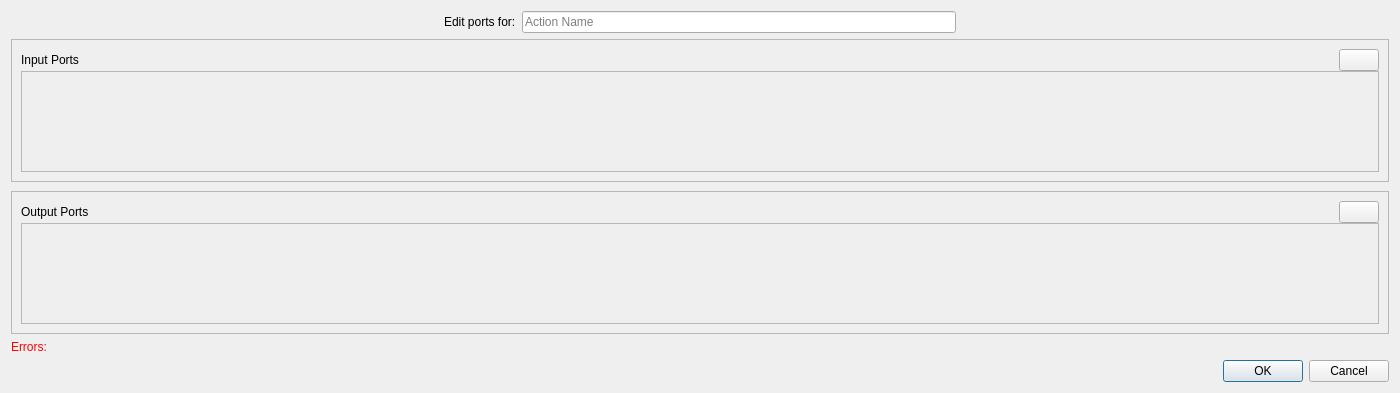
<?xml version="1.0" encoding="UTF-8"?>
<ui version="4.0">
 <class>Dialog</class>
 <widget class="QDialog" name="Dialog">
  <property name="geometry">
   <rect>
    <x>0</x>
    <y>0</y>
    <width>1400</width>
    <height>393</height>
   </rect>
  </property>
  <property name="sizePolicy">
   <sizepolicy hsizetype="MinimumExpanding" vsizetype="MinimumExpanding">
    <horstretch>0</horstretch>
    <verstretch>0</verstretch>
   </sizepolicy>
  </property>
  <property name="minimumSize">
   <size>
    <width>1400</width>
    <height>0</height>
   </size>
  </property>
  <property name="baseSize">
   <size>
    <width>800</width>
    <height>400</height>
   </size>
  </property>
  <property name="windowTitle">
   <string>Black Box Editor</string>
  </property>
  <layout class="QVBoxLayout" name="verticalLayout_3">
   <item>
    <layout class="QHBoxLayout" name="horizontalLayout_3">
     <item>
      <spacer name="horizontalSpacer_4">
       <property name="orientation">
        <enum>Qt::Horizontal</enum>
       </property>
       <property name="sizeHint" stdset="0">
        <size>
         <width>40</width>
         <height>20</height>
        </size>
       </property>
      </spacer>
     </item>
     <item>
      <widget class="QLabel" name="label_3">
       <property name="text">
        <string>Edit ports for:</string>
       </property>
      </widget>
     </item>
     <item>
      <widget class="QLineEdit" name="actionName">
       <property name="placeholderText">
        <string>Action Name</string>
       </property>
      </widget>
     </item>
     <item>
      <spacer name="horizontalSpacer_3">
       <property name="orientation">
        <enum>Qt::Horizontal</enum>
       </property>
       <property name="sizeHint" stdset="0">
        <size>
         <width>40</width>
         <height>20</height>
        </size>
       </property>
      </spacer>
     </item>
    </layout>
   </item>
   <item>
    <widget class="QFrame" name="frame_2">
     <property name="maximumSize">
      <size>
       <width>16777215</width>
       <height>1677215</height>
      </size>
     </property>
     <property name="frameShape">
      <enum>QFrame::StyledPanel</enum>
     </property>
     <property name="frameShadow">
      <enum>QFrame::Raised</enum>
     </property>
     <layout class="QVBoxLayout" name="verticalLayout">
      <property name="spacing">
       <number>0</number>
      </property>
      <item>
       <layout class="QHBoxLayout" name="horizontalLayout">
        <item>
         <widget class="QLabel" name="label">
          <property name="text">
           <string>Input Ports</string>
          </property>
         </widget>
        </item>
        <item>
         <spacer name="horizontalSpacer">
          <property name="orientation">
           <enum>Qt::Horizontal</enum>
          </property>
          <property name="sizeHint" stdset="0">
           <size>
            <width>40</width>
            <height>20</height>
           </size>
          </property>
         </spacer>
        </item>
        <item>
         <widget class="QPushButton" name="addInputPortButton">
          <property name="text">
           <string/>
          </property>
          <property name="icon">
           <iconset resource="../../../icons.qrc">
            <normaloff>:/icon/resources/icons/pastel/add.png</normaloff>:/icon/resources/icons/pastel/add.png</iconset>
          </property>
          <property name="iconSize">
           <size>
            <width>32</width>
            <height>32</height>
           </size>
          </property>
         </widget>
        </item>
       </layout>
      </item>
      <item>
       <widget class="QScrollArea" name="inputScrollArea">
        <property name="widgetResizable">
         <bool>true</bool>
        </property>
        <widget class="QWidget" name="scrollAreaWidgetContents">
         <property name="geometry">
          <rect>
           <x>0</x>
           <y>0</y>
           <width>1360</width>
           <height>73</height>
          </rect>
         </property>
        </widget>
       </widget>
      </item>
     </layout>
    </widget>
   </item>
   <item>
    <spacer name="verticalSpacer">
     <property name="orientation">
      <enum>Qt::Vertical</enum>
     </property>
     <property name="sizeType">
      <enum>QSizePolicy::Fixed</enum>
     </property>
     <property name="sizeHint" stdset="0">
      <size>
       <width>20</width>
       <height>3</height>
      </size>
     </property>
    </spacer>
   </item>
   <item>
    <widget class="QFrame" name="frame">
     <property name="maximumSize">
      <size>
       <width>16777215</width>
       <height>16777215</height>
      </size>
     </property>
     <property name="frameShape">
      <enum>QFrame::StyledPanel</enum>
     </property>
     <property name="frameShadow">
      <enum>QFrame::Sunken</enum>
     </property>
     <property name="lineWidth">
      <number>10</number>
     </property>
     <property name="midLineWidth">
      <number>20</number>
     </property>
     <layout class="QVBoxLayout" name="verticalLayout_2">
      <property name="spacing">
       <number>0</number>
      </property>
      <item>
       <layout class="QHBoxLayout" name="horizontalLayout_2">
        <item>
         <widget class="QLabel" name="label_2">
          <property name="text">
           <string>Output Ports</string>
          </property>
         </widget>
        </item>
        <item>
         <spacer name="horizontalSpacer_2">
          <property name="orientation">
           <enum>Qt::Horizontal</enum>
          </property>
          <property name="sizeHint" stdset="0">
           <size>
            <width>40</width>
            <height>20</height>
           </size>
          </property>
         </spacer>
        </item>
        <item>
         <widget class="QPushButton" name="addOutputPortButton">
          <property name="text">
           <string/>
          </property>
          <property name="icon">
           <iconset resource="../../../icons.qrc">
            <normaloff>:/icon/resources/icons/pastel/add.png</normaloff>:/icon/resources/icons/pastel/add.png</iconset>
          </property>
          <property name="iconSize">
           <size>
            <width>32</width>
            <height>32</height>
           </size>
          </property>
         </widget>
        </item>
       </layout>
      </item>
      <item>
       <widget class="QScrollArea" name="outputScrollArea">
        <property name="sizePolicy">
         <sizepolicy hsizetype="Expanding" vsizetype="Expanding">
          <horstretch>0</horstretch>
          <verstretch>0</verstretch>
         </sizepolicy>
        </property>
        <property name="minimumSize">
         <size>
          <width>0</width>
          <height>0</height>
         </size>
        </property>
        <property name="maximumSize">
         <size>
          <width>100000</width>
          <height>100000</height>
         </size>
        </property>
        <property name="widgetResizable">
         <bool>true</bool>
        </property>
        <widget class="QWidget" name="scrollAreaWidgetContents_2">
         <property name="geometry">
          <rect>
           <x>0</x>
           <y>0</y>
           <width>1360</width>
           <height>73</height>
          </rect>
         </property>
        </widget>
       </widget>
      </item>
     </layout>
    </widget>
   </item>
   <item>
    <widget class="QLabel" name="errorLabel">
     <property name="styleSheet">
      <string notr="true">color: red;</string>
     </property>
     <property name="text">
      <string>Errors:</string>
     </property>
    </widget>
   </item>
   <item>
    <widget class="QDialogButtonBox" name="buttonBox">
     <property name="orientation">
      <enum>Qt::Horizontal</enum>
     </property>
     <property name="standardButtons">
      <set>QDialogButtonBox::Cancel|QDialogButtonBox::Ok</set>
     </property>
    </widget>
   </item>
  </layout>
 </widget>
 <resources>
  <include location="../../../icons.qrc"/>
 </resources>
 <connections>
  <connection>
   <sender>buttonBox</sender>
   <signal>accepted()</signal>
   <receiver>Dialog</receiver>
   <slot>accept()</slot>
   <hints>
    <hint type="sourcelabel">
     <x>248</x>
     <y>254</y>
    </hint>
    <hint type="destinationlabel">
     <x>157</x>
     <y>274</y>
    </hint>
   </hints>
  </connection>
  <connection>
   <sender>buttonBox</sender>
   <signal>rejected()</signal>
   <receiver>Dialog</receiver>
   <slot>reject()</slot>
   <hints>
    <hint type="sourcelabel">
     <x>316</x>
     <y>260</y>
    </hint>
    <hint type="destinationlabel">
     <x>286</x>
     <y>274</y>
    </hint>
   </hints>
  </connection>
 </connections>
</ui>
